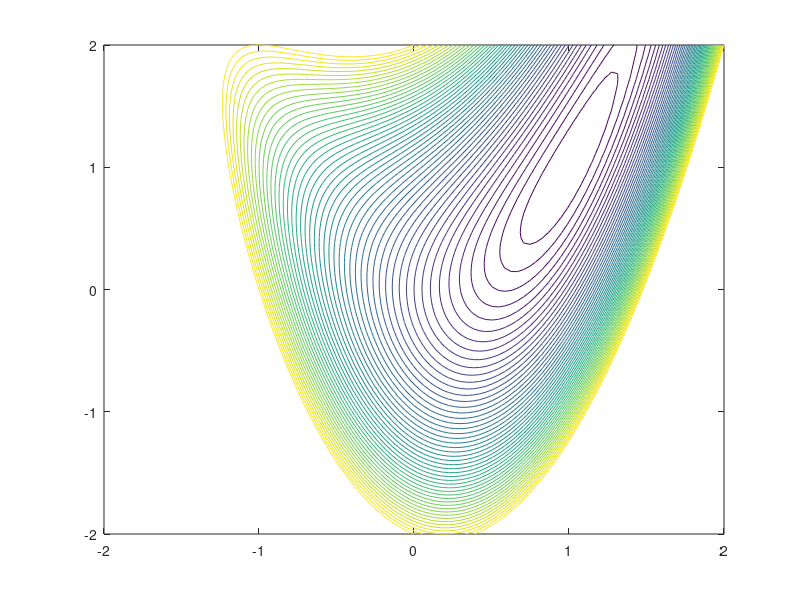

Write MATLAB code to recreate this figure. (Note: this script raises an error after producing the figure.)
x1=linspace(-2,2,100);
x2=linspace(-2,2,100);
[X1,X2]=meshgrid(x1,x2);
f =  @(x1,x2)100*((x2-x1.^2)).^2+100*(1-x1).^2;
f(X1,X2);
Z=f(X1,X2);
contour(X1,X2,Z,0:10:500)

hold on

x=[0;0];


tol=0.0001;
dx=0.01;
a=1.61803;
b=0.0005;
f =  @(x)100*((x(2)-x(1)^2))^2+100*(1-x(1))^2;

n=1;
dF=gradientlin(f,dx,x);
aa=dF*dF';

while(1)
  x1history(n)=x(1);
  x2history(n)=x(2);
  xtemp=x;
  A=0;
 S=@(x) -1*gradientlin(f,dx,x);
 ST=S(x)'
 minf=@(A) f(x+(A*ST));
 GOLD=GoldSection_1Var(minf,tol,A,a,b,10)
 
 A=GOLD(1)
 %feval(f,x)
 %feval(f,x+(A*ST))
 if A==0
     break
 end
  p=A*ST
 x=x+p
 dF=gradientlin(f,dx,x);
 bb=dF*dF';
 beta=bb/aa;
 S=@(x) -1*gradientlin(f,dx,x)+beta*ST';
 ST=S(x)';
 aa=bb;
 slope=S(x)*dF';%ST*dF
 if slope>=0
     S=@(x) -1*gradientlin(f,dx,xtemp);
 end
 A=0;
 minf=@(A) f(x+(A*ST));
 GOLD=GoldSection_1Var(minf,tol,A,a,b,10)
 A=GOLD(1);
 p=A*ST;
 x=x+p;
 E=feval(f,x)-feval(f,x+(A*ST));
 
  if abs(E)<=tol
    break
  end
  n=n+1;
  
end
n
history=[x1history' x2history']
plot(x1history,x2history)
axis([-0.5 1.5 -0.5 1.5]); 